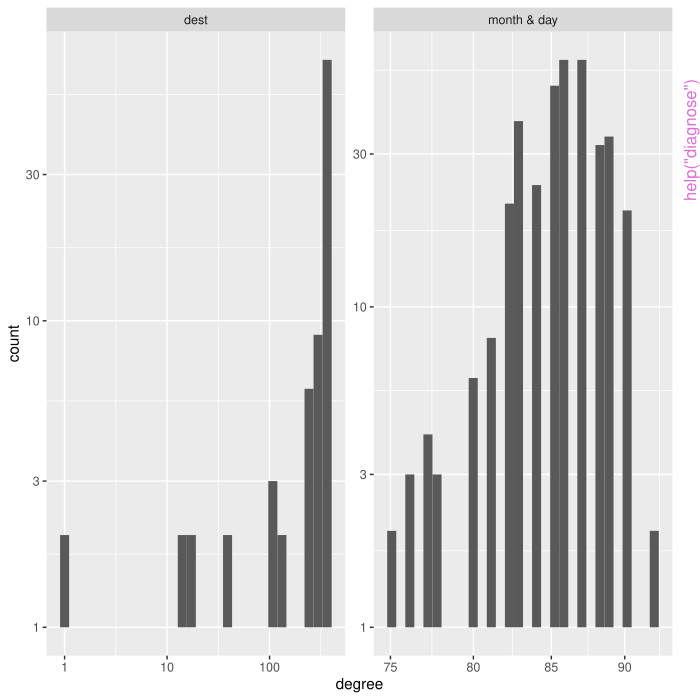

Recreate this plot in R.
pkgname <- "longpca"
source(file.path(R.home("share"), "R", "examples-header.R"))
options(warn = 1)
base::assign(".ExTimings", "longpca-Ex.timings", pos = 'CheckExEnv')
base::cat("name\tuser\tsystem\telapsed\n", file=base::get(".ExTimings", pos = 'CheckExEnv'))
base::assign(".format_ptime",
function(x) {
  if(!is.na(x[4L])) x[1L] <- x[1L] + x[4L]
  if(!is.na(x[5L])) x[2L] <- x[2L] + x[5L]
  options(OutDec = '.')
  format(x[1L:3L], digits = 7L)
},
pos = 'CheckExEnv')

### * </HEADER>
library('longpca')

base::assign(".oldSearch", base::search(), pos = 'CheckExEnv')
base::assign(".old_wd", base::getwd(), pos = 'CheckExEnv')
cleanEx()
nameEx("diagnose")
### * diagnose

flush(stderr()); flush(stdout())

base::assign(".ptime", proc.time(), pos = "CheckExEnv")
### Name: diagnose
### Title: diagnose_formula
### Aliases: diagnose

### ** Examples

library(nycflights13)
im = make_interaction_model(flights, ~(month&day)*dest)
diagnose(im)



base::assign(".dptime", (proc.time() - get(".ptime", pos = "CheckExEnv")), pos = "CheckExEnv")
base::cat("diagnose", base::get(".format_ptime", pos = 'CheckExEnv')(get(".dptime", pos = "CheckExEnv")), "\n", file=base::get(".ExTimings", pos = 'CheckExEnv'), append=TRUE, sep="\t")
cleanEx()
nameEx("make_interaction_model")
### * make_interaction_model

flush(stderr()); flush(stdout())

base::assign(".ptime", proc.time(), pos = "CheckExEnv")
### Name: make_interaction_model
### Title: make_interaction_model
### Aliases: make_interaction_model

### ** Examples

library(nycflights13)
im = make_interaction_model(flights,~(month & day)*dest)
names(im)
im$row_universe
im$column_universe
im$interaction_tibble
im$settings
# you can extract the sparse Matrix:
A = longpca:::get_Matrix(im,  import_names = TRUE)
str(A)
im = make_interaction_model(all_packages, ~Package*Imports, parse_text = TRUE)
names(im)
im$row_universe
im$column_universe
im$interaction_tibble
im$settings



base::assign(".dptime", (proc.time() - get(".ptime", pos = "CheckExEnv")), pos = "CheckExEnv")
base::cat("make_interaction_model", base::get(".format_ptime", pos = 'CheckExEnv')(get(".dptime", pos = "CheckExEnv")), "\n", file=base::get(".ExTimings", pos = 'CheckExEnv'), append=TRUE, sep="\t")
cleanEx()
nameEx("old_make_interaction_model")
### * old_make_interaction_model

flush(stderr()); flush(stdout())

base::assign(".ptime", proc.time(), pos = "CheckExEnv")
### Name: old_make_interaction_model
### Title: old_make_interaction_model
### Aliases: old_make_interaction_model

### ** Examples

library(nycflights13)
im = make_interaction_model(~(month & day)*dest, flights)
names(im)
im$row_universe
im$column_universe
im$interaction_tibble
im$settings
# you can extract the sparse Matrix:
A = longpca:::get_Matrix(im,  import_names = TRUE)
str(A)
im = make_interaction_model(~Package*Imports, all_packages, parse_text = TRUE)
names(im)
im$row_universe
im$column_universe
im$interaction_tibble
im$settings



base::assign(".dptime", (proc.time() - get(".ptime", pos = "CheckExEnv")), pos = "CheckExEnv")
base::cat("old_make_interaction_model", base::get(".format_ptime", pos = 'CheckExEnv')(get(".dptime", pos = "CheckExEnv")), "\n", file=base::get(".ExTimings", pos = 'CheckExEnv'), append=TRUE, sep="\t")
cleanEx()
nameEx("pick_dim")
### * pick_dim

flush(stderr()); flush(stdout())

base::assign(".ptime", proc.time(), pos = "CheckExEnv")
### Name: pick_dim
### Title: pick_dim
### Aliases: pick_dim

### ** Examples

library(nycflights13)
im = make_interaction_model(~(month&day)*dest, flights)
cveig = pick_dim(im, dimMax = 7)
plot(cveig)
cveig



base::assign(".dptime", (proc.time() - get(".ptime", pos = "CheckExEnv")), pos = "CheckExEnv")
base::cat("pick_dim", base::get(".format_ptime", pos = 'CheckExEnv')(get(".dptime", pos = "CheckExEnv")), "\n", file=base::get(".ExTimings", pos = 'CheckExEnv'), append=TRUE, sep="\t")
cleanEx()
nameEx("plot.pc")
### * plot.pc

flush(stderr()); flush(stdout())

base::assign(".ptime", proc.time(), pos = "CheckExEnv")
### Name: plot.pc
### Title: plot.pc
### Aliases: plot.pc

### ** Examples

library(nycflights13)
pcs = pca_count(1 ~ (month & day)*(dest), flights, k = 6)
plot(pcs)



base::assign(".dptime", (proc.time() - get(".ptime", pos = "CheckExEnv")), pos = "CheckExEnv")
base::cat("plot.pc", base::get(".format_ptime", pos = 'CheckExEnv')(get(".dptime", pos = "CheckExEnv")), "\n", file=base::get(".ExTimings", pos = 'CheckExEnv'), append=TRUE, sep="\t")
cleanEx()
nameEx("rotate")
### * rotate

flush(stderr()); flush(stdout())

base::assign(".ptime", proc.time(), pos = "CheckExEnv")
### Name: rotate
### Title: rotate
### Aliases: rotate

### ** Examples

im = make_interaction_model(~Package*Imports, all_packages, parse_text = TRUE)
pcs = pca(im, k = 10)
# streaks(pcs)
sparse_pcs = rotate(pcs)
# notice how the rotation aligns the streaks with the axes...
# streaks(sparse_pcs, "columns")
# if you do not specify a mode, then the middle B matrix will not be strictly diagonal...
image(longpca:::get_middle_matrix(sparse_pcs))
# if you rotate only the columns, then the middle B matrix is set to diagonal and this matrix is "pushed into" the other mode.
sparse_columns_pcs = rotate(pcs, mode = "columns")
# because we only rotated one mode, the B matrix is the identity matrix:
image(longpca:::get_middle_matrix(sparse_columns_pcs))
# these values were pushed into the row_features.  You can see that their scale is drastically reduced:
sparse_pcs$row_features$vpc_01_rows |> sd()
sparse_columns_pcs$row_features$vpc_01_rows |> sd()
# importantly, this is not simply the row pcs scaled by the singular values... it is also rotated by the varimax rotation for the columns...
# here is the algebra using the SVD:
# U D V' = (UDR)(VR)'
# after rotating only the columns...
# (UDR) gives the new row_features
# (VR) gives the new column_features



base::assign(".dptime", (proc.time() - get(".ptime", pos = "CheckExEnv")), pos = "CheckExEnv")
base::cat("rotate", base::get(".format_ptime", pos = 'CheckExEnv')(get(".dptime", pos = "CheckExEnv")), "\n", file=base::get(".ExTimings", pos = 'CheckExEnv'), append=TRUE, sep="\t")
### * <FOOTER>
###
cleanEx()
options(digits = 7L)
base::cat("Time elapsed: ", proc.time() - base::get("ptime", pos = 'CheckExEnv'),"\n")
grDevices::dev.off()
###
### Local variables: ***
### mode: outline-minor ***
### outline-regexp: "\\(> \\)?### [*]+" ***
### End: ***
quit('no')
